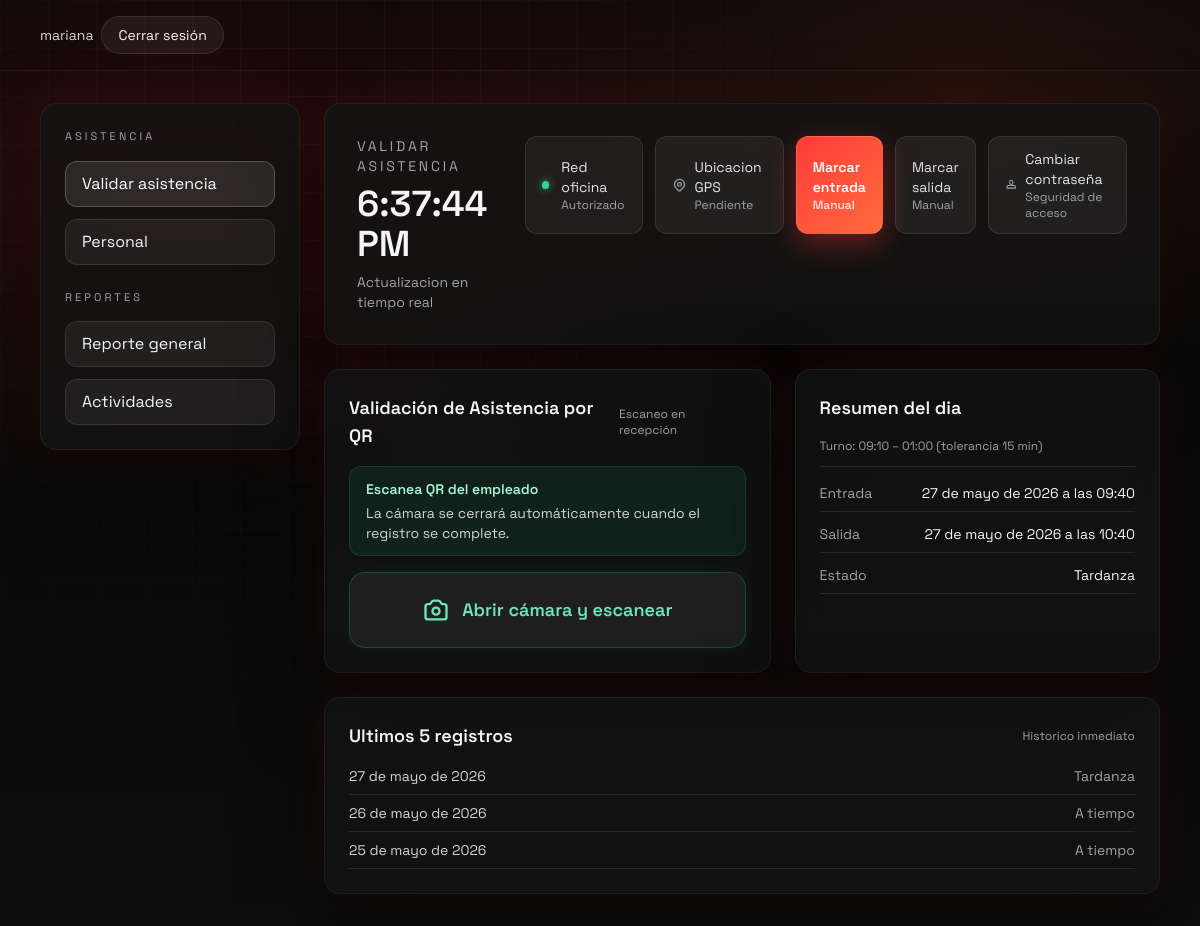
Screenshot of /dashboard/ (signed in) with the database file from the repository.
### asistencia/models.py (models this page shows, shortened)
class CustomUser(AbstractUser):
    ROL_ADMIN = "admin"
    ROL_RRHH = "rrhh"
    ROL_SUPERVISOR = "supervisor"
    ROL_EMPLEADO = "empleado"
    ROL_PPHH = "pphh"
    ROLES = (
        (ROL_ADMIN, "Administrador"),
        (ROL_RRHH, "RRHH"),
        (ROL_SUPERVISOR, "Supervisor"),
        (ROL_EMPLEADO, "Empleado"),
        (ROL_PPHH, "Practicante (PP.HH.)"),
    )
    rol = models.CharField(max_length=20, choices=ROLES, default=ROL_EMPLEADO)
    dni = models.CharField(max_length=11, unique=True, verbose_name="DNI/CE")
    supervisor = models.ForeignKey(
        'self',
        on_delete=models.SET_NULL,
        null=True,
        blank=True,
        related_name='subordinados'
    )
    horario = models.ForeignKey(
        Horario,
        on_delete=models.SET_NULL,
        null=True,
        blank=True,
        related_name='empleados'
    )
    area = models.ForeignKey(
        Area,
        on_delete=models.SET_NULL,
        null=True,
        blank=True,
        related_name='empleados',
        verbose_name="Área de Práctica"
    )
    permite_remoto = models.BooleanField(default=False)
    codigo_qr = models.CharField(
        max_length=50,
        unique=True,
        editable=False,
        null=True,
        blank=True,
        help_text="Código QR único del empleado para validar asistencia"
    )

class Horario(models.Model):
    nombre = models.CharField(max_length=100, help_text="Ej. Turno Mañana")
    hora_entrada = models.TimeField()
    hora_salida = models.TimeField()
    tolerancia_minutos = models.IntegerField(default=0)
    lunes = models.BooleanField(default=True)
    martes = models.BooleanField(default=True)
    miercoles = models.BooleanField(default=True)
    jueves = models.BooleanField(default=True)
    viernes = models.BooleanField(default=True)
    sabado = models.BooleanField(default=False)
    domingo = models.BooleanField(default=False)
    def hora_entrada_con_tolerancia(self):
        return (timezone.datetime.combine(timezone.localdate(), self.hora_entrada) + timedelta(minutes=self.tolerancia_minutos)).time()
    def es_laborable(self, fecha):
        dia = fecha.weekday()
        if dia == 0:
            return self.lunes
        if dia == 1:
            return self.martes
        if dia == 2:
            return self.miercoles

class RegistroAsistencia(models.Model):
    ESTADO_A_TIEMPO = "a_tiempo"
    ESTADO_TARDANZA = "tardanza"
    ESTADO_FALTA = "falta"
    ESTADO_PERMISO = "permiso"
    ESTADO_RECUPERACION = "recuperacion"
    ESTADOS = (
        (ESTADO_A_TIEMPO, "A tiempo"),
        (ESTADO_TARDANZA, "Tardanza"),
        (ESTADO_FALTA, "Falta"),
        (ESTADO_PERMISO, "Permiso"),
        (ESTADO_RECUPERACION, "Recuperación"),
    )
    empleado = models.ForeignKey(CustomUser, on_delete=models.CASCADE, related_name="registros")
    fecha = models.DateField()
    hora_entrada = models.DateTimeField(null=True, blank=True)
    hora_salida = models.DateTimeField(null=True, blank=True)
    inicio_almuerzo = models.DateTimeField(null=True, blank=True)
    fin_almuerzo = models.DateTimeField(null=True, blank=True)
    estado = models.CharField(max_length=20, choices=ESTADOS, default=ESTADO_A_TIEMPO)
    ip_registro = models.GenericIPAddressField(protocol="IPv4", null=True, blank=True)
    latitud_entrada = models.DecimalField(max_digits=9, decimal_places=6, null=True, blank=True)
    longitud_entrada = models.DecimalField(max_digits=9, decimal_places=6, null=True, blank=True)
    latitud_salida = models.DecimalField(max_digits=9, decimal_places=6, null=True, blank=True)
    longitud_salida = models.DecimalField(max_digits=9, decimal_places=6, null=True, blank=True)
    precisión_entrada = models.FloatField(null=True, blank=True, help_text="Precisión GPS en metros")
    precisión_salida = models.FloatField(null=True, blank=True, help_text="Precisión GPS en metros")
    horas_netas_trabajadas = models.DurationField(null=True, blank=True)
    actividad_diaria = models.TextField(null=True, blank=True, help_text="Resumen de lo que hizo el practicante hoy.")
    class Meta:
        unique_together = ("empleado", "fecha")
        ordering = ["-fecha"]

### asistencia/views.py (the view)
# urls.py: path("dashboard/", views.DashboardView.as_view(), name="dashboard"),
class DashboardView(LoginRequiredMixin, TemplateView):
    template_name = "asistencia/dashboard.html"
    def dispatch(self, request, *args, **kwargs):
        if request.user.rol not in [CustomUser.ROL_EMPLEADO, CustomUser.ROL_RRHH, CustomUser.ROL_PPHH]:
            return redirect(obtener_redirect_por_rol(request.user))
        return super().dispatch(request, *args, **kwargs)
    def get_template_names(self):
        if self.request.user.rol == CustomUser.ROL_RRHH:
            return ["asistencia/dashboard_rrhh.html"]
        return [self.template_name]
    def get_context_data(self, **kwargs):
        context = super().get_context_data(**kwargs)
        usuario = self.request.user
        hoy = timezone.localdate()
        registro_hoy = RegistroAsistencia.objects.filter(empleado=usuario, fecha=hoy).first()
        ultimos = RegistroAsistencia.objects.filter(empleado=usuario).order_by("-fecha")[:5]
        ip_actual = obtener_ip_cliente(self.request)
        ip_valida = True
        if not usuario.permite_remoto:
            ip_valida = IpOficinaAutorizada.objects.filter(ip_publica=ip_actual, activa=True).exists()
        horario = usuario.horario
        context.update(
            {
                "registro_hoy": registro_hoy,
                "ultimos_registros": ultimos,
                "ip_actual": ip_actual,
                "ip_valida": ip_valida,
                "horario": horario,
                "dia_laborable": horario.es_laborable(hoy) if horario else None,
                "requiere_gps": requiere_validacion_gps(usuario),
                "limite_entrada": horario.hora_entrada_con_tolerancia() if horario else None,
            }
        )
        return context

### asistencia/utils.py (called while the page is built)
def obtener_ip_cliente(request):
    x_forwarded_for = request.META.get("HTTP_X_FORWARDED_FOR")
    if x_forwarded_for:
        return x_forwarded_for.split(",")[0].strip()
    return request.META.get("REMOTE_ADDR")

### asistencia/views.py (called while the page is built)
def requiere_validacion_gps(usuario: CustomUser) -> bool:
    return not usuario.permite_remoto

### asistencia/templates/asistencia/dashboard_rrhh.html (shortened to what this page needs)
{% extends "asistencia/base_admin.html" %}
{% load static %}
{% block admin_content %}
<div class="space-y-6">
    <div class="glass rounded-2xl p-6 md:p-8 fade-in">
        <div class="flex flex-col md:flex-row md:items-start md:justify-between gap-6">
            <div class="space-y-2">
                <div class="text-sm text-zinc-400 uppercase tracking-[0.2em]">Validar asistencia</div>
                <div id="reloj" class="text-3xl md:text-4xl font-semibold">--:--:--</div>
                <div class="text-sm text-zinc-400">Actualizacion en tiempo real</div>
            </div>
            <div class="flex flex-col sm:flex-row gap-3">
                <div class="px-4 py-3 rounded-xl border border-white/10 bg-white/5 flex items-center gap-3">
                    <div
                        class="w-2 h-2 rounded-full {% if ip_valida %}bg-emerald-400 shadow-[0_0_8px_rgba(52,211,153,0.8)]{% else %}bg-rose-400 shadow-[0_0_8px_rgba(251,113,133,0.8)]{% endif %}">
                    </div>
                    <div>
                        <div class="text-sm text-zinc-200">Red oficina</div>
                        <div class="text-xs text-zinc-400">{% if ip_valida %}Autorizado{% else %}No conectado{% endif %}
                        </div>
                    </div>
                </div>
                <button class="btn-ghost px-4 py-3 rounded-xl flex items-center gap-2 group transition-all"
                    onclick="solicitarGPS()">
                    <div class="text-left">
                        <div class="text-sm text-zinc-200">Ubicacion GPS</div>
                        <div class="text-xs text-zinc-400" id="gps-status">Pendiente</div>
                    </div>
                </button>
                <button id="btn-entrada-rrhh" class="btn-neo px-4 py-3 rounded-xl flex items-center gap-2" onclick="marcarRRHH('entrada')">
                    <div class="text-left">
                        <div class="text-sm">Marcar entrada</div>
                        <div class="text-xs opacity-80">Manual</div>
                    </div>
                </button>
                <button id="btn-salida-rrhh" class="btn-ghost px-4 py-3 rounded-xl flex items-center gap-2 group transition-all" onclick="marcarRRHH('salida')">
                    <div class="text-left">
                        <div class="text-sm text-zinc-200">Marcar salida</div>
                        <div class="text-xs text-zinc-400">Manual</div>
                    </div>
                </button>
                <a href="{% url 'password_change' %}" class="btn-ghost px-4 py-3 rounded-xl flex items-center gap-2 group transition-all">
                    <svg class="w-5 h-5 text-zinc-400 group-hover:text-rose-400" fill="none" stroke="currentColor" viewBox="0 0 24 24">
                        <path stroke-linecap="round" stroke-linejoin="round" stroke-width="2" d="M12 11c1.657 0 3-1.343 3-3V6a3 3 0 10-6 0v2c0 1.657 1.343 3 3 3zm-6 2a2 2 0 00-2 2v3h16v-3a2 2 0 00-2-2H6z"></path>
                    </svg>
                    <div class="text-left">
                        <div class="text-sm text-zinc-200">Cambiar contraseña</div>
                        <div class="text-xs text-zinc-400">Seguridad de acceso</div>
                    </div>
                </a>
            </div>
        </div>
    </div>
    <div class="grid lg:grid-cols-[1.1fr_0.9fr] gap-6">
        <div class="glass rounded-2xl p-6 space-y-4 fade-in">
            <div class="flex items-center justify-between">
                <div class="font-semibold text-lg">Validación de Asistencia por QR</div>
                <span class="text-xs text-zinc-400">Escaneo en recepción</span>
            </div>
            <div class="space-y-4">
                <div class="rounded-xl border border-emerald-500/20 bg-emerald-500/10 px-4 py-3 text-sm">
                    <div class="font-semibold text-emerald-200">Escanea QR del empleado</div>
                    <div class="text-zinc-300 mt-1">
                        La cámara se cerrará automáticamente cuando el registro se complete.
                    </div>
                </div>
                <button id="btn-toggle-scanner" onclick="toggleScanner()" class="btn-ghost w-full min-h-[76px] px-6 rounded-2xl flex items-center justify-center gap-3 border border-emerald-500/30 text-emerald-300 hover:bg-emerald-500/10 transition-colors shadow-[0_0_18px_rgba(16,185,129,0.08)]" title="Abrir cámara">
                    <span class="text-base sm:text-lg font-semibold">Abrir cámara y escanear</span>
                </button>
            </div>
        </div>
        <div class="glass rounded-2xl p-6 space-y-4 fade-in">
            <div class="font-semibold text-lg">Resumen del dia</div>
            {% if horario %}
            <div class="text-xs text-zinc-400 border-b border-white/10 pb-3 mb-1">
                Turno: {{ horario.hora_entrada|time:"H:i" }} – {{ horario.hora_salida|time:"H:i" }}
                (tolerancia {{ horario.tolerancia_minutos }} min)
            </div>
            {% endif %}
            {% if registro_hoy %}
            <div class="grid grid-cols-1 gap-3 text-sm">
                <div class="flex items-center justify-between border-b border-white/10 pb-2">
                    <span class="text-zinc-400">Entrada</span>
                    <span>{{ registro_hoy.hora_entrada|default:"-" }}</span>
                </div>
                <div class="flex items-center justify-between border-b border-white/10 pb-2">
                    <span class="text-zinc-400">Salida</span>
                    <span>{{ registro_hoy.hora_salida|default:"-" }}</span>
                </div>
                <div class="flex items-center justify-between border-b border-white/10 pb-2">
                    <span class="text-zinc-400">Estado</span>
                    <span>{{ registro_hoy.get_estado_display }}</span>
                </div>
            </div>
            {% else %}
            <div class="text-sm text-zinc-400">Sin registros hoy.</div>
            {% endif %}
        </div>
    </div>
    <div class="glass rounded-2xl p-6 fade-in">
        <div class="flex items-center justify-between mb-4">
            <div class="font-semibold text-lg">Ultimos 5 registros</div>
            <span class="text-xs text-zinc-400">Historico inmediato</span>
        </div>
        <ul class="text-sm space-y-2">
            {% for registro in ultimos_registros %}
            <li class="flex items-center justify-between border-b border-white/10 pb-2">
                <span class="text-zinc-300">{{ registro.fecha }}</span>
                <span class="text-zinc-400">{{ registro.get_estado_display }}</span>
            </li>
            {% empty %}
            <li class="text-zinc-400">No hay registros.</li>
            {% endfor %}
        </ul>
    </div>
</div>
{% endblock %}

### asistencia/templates/asistencia/base.html (shortened to what this page needs)
<!DOCTYPE html>
<html lang="es">
<head>
    <script src="https://cdn.tailwindcss.com"></script>
</head>
<body>
    <div class="page-bg" aria-hidden="true"></div>
    <header class="relative z-10 border-b border-white/5">
        <div class="max-w-6xl mx-auto px-4 py-4 flex flex-wrap items-center justify-between gap-4">
            <div class="text-sm flex items-center gap-2">
                {% if user.is_authenticated %}
                <span class="hidden sm:inline-block text-zinc-300 truncate max-w-[150px]">{{ user.username }}</span>
                <form method="post" action="/logout/" class="inline m-0">
                    <button type="submit" class="btn-ghost px-3 sm:px-4 py-2 rounded-full text-xs sm:text-sm whitespace-nowrap">Cerrar sesión</button>
                </form>
                {% endif %}
            </div>
        </div>
    </header>
    <main class="relative z-10 {% block main_classes %}max-w-6xl mx-auto px-4 py-8{% endblock %}">
        {% block content %}{% endblock %}
    </main>
</body>
</html>

### asistencia/templates/asistencia/base.html (style rules this page uses)
:root { --bg: #050505; --bg-2: #0d0d0d; --panel: rgba(20, 20, 20, 0.78); --panel-border: rgba(255, 255, 255, 0.06); --glow: rgba(255, 35, 35, 0.45); --accent: #ff3b3b; --accent-2: #ff6b3d; --text: #f5f5f5; --muted: #a1a1aa; --text_main: #f5f5f5; --text_muted: #a1a1aa; --primary: #3b82f6; --primary_light: #eff6ff; --accent_green: #10b981; --accent_yellow: #f59e0b; --accent_red: #ef4444; --bg_light: #f3f4f6; }
body { font-family: "Space Grotesk", "Sora", sans-serif; color: var(--text); background: radial-gradient(1200px 600px at 15% 20%, rgba(255, 59, 59, 0.15), transparent 55%), radial-gradient(1000px 500px at 80% 10%, rgba(255, 107, 61, 0.12), transparent 60%), linear-gradient(180deg, var(--bg) 0%, var(--bg-2) 100%); min-height: 100vh; }
.page-bg { position: fixed; inset: 0; background-image: linear-gradient(rgba(255, 255, 255, 0.04) 1px, transparent 1px), linear-gradient(90deg, rgba(255, 255, 255, 0.04) 1px, transparent 1px); background-size: 48px 48px; mask-image: radial-gradient(circle at 30% 20%, black 0%, transparent 60%); pointer-events: none; z-index: 0; }
.glass { background: var(--panel); border: 1px solid var(--panel-border); box-shadow: 0 30px 80px rgba(0, 0, 0, 0.55), 0 0 40px rgba(255, 59, 59, 0.1); backdrop-filter: blur(18px); }
.btn-neo { background: linear-gradient(135deg, var(--accent), var(--accent-2)); color: #fff; font-weight: 600; border: 1px solid rgba(255, 255, 255, 0.08); box-shadow: 0 10px 30px rgba(255, 59, 59, 0.35); transition: transform 0.2s ease, box-shadow 0.2s ease, filter 0.2s ease; }
.btn-ghost { background: rgba(255, 255, 255, 0.06); border: 1px solid rgba(255, 255, 255, 0.1); color: var(--text); transition: border 0.2s ease, background 0.2s ease; }
.fade-in { animation: fadeInUp 0.8s ease both; }
.glass { background: var(--panel); border: 1px solid var(--panel-border); box-shadow: 0 30px 80px rgba(0,0,0,.55), 0 0 40px rgba(255,59,59,.1); backdrop-filter: blur(18px); overflow: visible !important; position: relative; z-index: 1; }

### rows the page displays
CustomUser: username "mariana"
Horario: hora_entrada "09:10", hora_salida "01:00", tolerancia_minutos "15"
RegistroAsistencia: hora_entrada "27 de mayo de 2026 a las 09:40", hora_salida "27 de mayo de 2026 a las 10:40", estado "Tardanza", fecha "27 de mayo de 2026"
RegistroAsistencia: fecha "26 de mayo de 2026", estado "A tiempo"
RegistroAsistencia: fecha "25 de mayo de 2026", estado "A tiempo"
